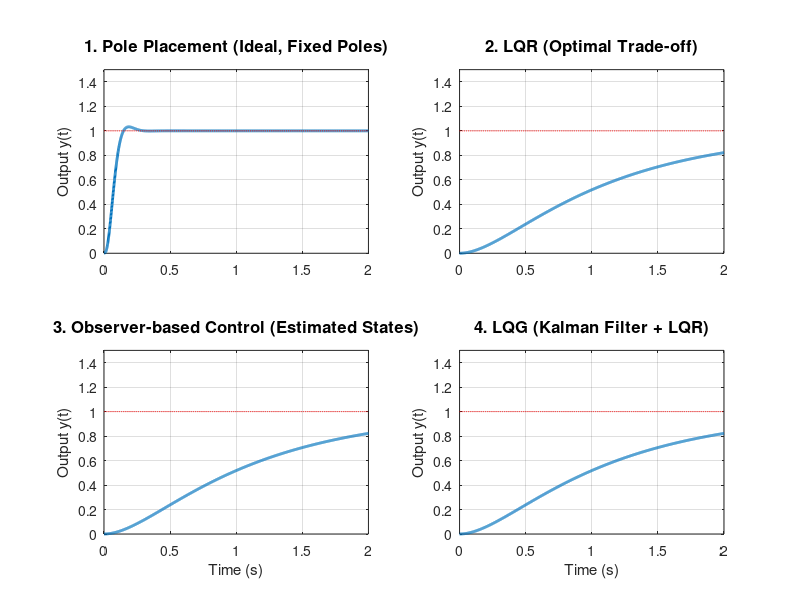

MATLAB code for this plot:
% control_demo_5_statespace.m
% State-Space Control Design: Pole Placement, LQR, Observer, LQG
% Plant: G(s) = 10 / (s^3 + 5s^2 + 4s)

%% 0. System Definition (State-Space Representation)
num = 10;
den = [1 5 4 0];
sys_tf = tf(num, den);
sys_ss = ss(sys_tf); % Convert to State-Space: dx/dt = Ax + Bu, y = Cx + Du
A = sys_ss.A;
B = sys_ss.B;
C = sys_ss.C;
D = sys_ss.D;

% Pre-scaler for reference tracking (Nbar) to get zero steady-state error
calc_Nbar = @(A,B,C,K) inv(-C*inv(A-B*K)*B);

t = 0:0.001:2; % Simulation time for fast response
r = ones(size(t)); % Step reference input

%% 1. Pole Placement (Ackermann's Formula)
% Desired closed-loop poles: ultra-fast response
p_des = [-20+20j, -20-20j, -50];
K_pp = place(A, B, p_des);
N_pp = calc_Nbar(A,B,C,K_pp);
sys_cl_pp = ss(A - B*K_pp, B*N_pp, C, D);
y_pp = lsim(sys_cl_pp, r, t);

%% 2. LQR (Linear Quadratic Regulator)
% Q: penalty on states (large Q = tight control), R: penalty on input (large R = save energy)
% Extreme Q and tiny R to demand ultra-fast response regardless of energy
Q = diag([100000, 1000, 10]); 
R = 0.001; 
K_lqr = lqr(A, B, Q, R);
N_lqr = calc_Nbar(A,B,C,K_lqr);
sys_cl_lqr = ss(A - B*K_lqr, B*N_lqr, C, D);
y_lqr = lsim(sys_cl_lqr, r, t);

%% 3. State Observer + State Feedback (Luenberger)
% We cannot measure all states, so we estimate them using C.
% Observer poles must be faster than controller poles (e.g., 5x faster)
% Shifted extremely left to keep up with the ultra-fast LQR controller
p_obs = [-50, -60, -70];
L_obs = place(A', C', p_obs)'; % L matrix

% Combine LQR controller with Observer
% Closed loop with observer: dx_e/dt = (A - L*C)*x_e (estimation error dynamics)
A_obs_cl = [A - B*K_lqr, B*K_lqr; zeros(size(A)), A - L_obs*C];
B_obs_cl = [B*N_lqr; zeros(size(B))];
C_obs_cl = [C, zeros(size(C))];
sys_cl_obs = ss(A_obs_cl, B_obs_cl, C_obs_cl, 0);
y_obs = lsim(sys_cl_obs, r, t);

%% 4. LQG (Linear Quadratic Gaussian) -> Kalman Filter + LQR
% Process noise covariance Qn, Measurement noise covariance Rn
% Extreme Qn and tiny Rn to force the Kalman filter to react instantly
Qn = 100 * eye(3);  % Process noise
Rn = 0.0001;        % Measurement noise
[L_kf, P, E] = lqe(A, eye(3), C, Qn, Rn); % Kalman filter gain

% Combine LQR with Kalman Filter
A_lqg_cl = [A - B*K_lqr, B*K_lqr; zeros(size(A)), A - L_kf*C];
B_lqg_cl = [B*N_lqr; zeros(size(B))];
C_lqg_cl = [C, zeros(size(C))];
sys_cl_lqg = ss(A_lqg_cl, B_lqg_cl, C_lqg_cl, 0);

% Simulate LQG with actual noise injected
v = sqrt(Rn)*randn(size(t)); % Sensor noise
w = sqrt(Qn(1,1))*randn(length(t), 3); % Process noise
% To simulate properly with noise, we use lsim with multi-inputs if modeled exactly,
% but for simplicity of visual comparison, we will plot the ideal response of LQG
% (showing it remains stable) and then add noise visually or via custom loop.
% Here we do a deterministic step response for fair comparison of dynamics.
y_lqg = lsim(sys_cl_lqg, r, t);


%% Visualization (4 Subplots)
figure('Position', [100, 100, 1200, 800]);

subplot(2, 2, 1);
plot(t, y_pp, 'LineWidth', 2); hold on; plot(t, r, 'r--');
title('1. Pole Placement (Ideal, Fixed Poles)', 'FontSize', 12, 'FontWeight', 'bold');
ylabel('Output y(t)'); grid on; ylim([0 1.5]);

subplot(2, 2, 2);
plot(t, y_lqr, 'LineWidth', 2); hold on; plot(t, r, 'r--');
title('2. LQR (Optimal Trade-off)', 'FontSize', 12, 'FontWeight', 'bold');
ylabel('Output y(t)'); grid on; ylim([0 1.5]);

subplot(2, 2, 3);
plot(t, y_obs, 'LineWidth', 2); hold on; plot(t, r, 'r--');
title('3. Observer-based Control (Estimated States)', 'FontSize', 12, 'FontWeight', 'bold');
xlabel('Time (s)'); ylabel('Output y(t)'); grid on; ylim([0 1.5]);

subplot(2, 2, 4);
plot(t, y_lqg, 'LineWidth', 2); hold on; plot(t, r, 'r--');
title('4. LQG (Kalman Filter + LQR)', 'FontSize', 12, 'FontWeight', 'bold');
xlabel('Time (s)'); ylabel('Output y(t)'); grid on; ylim([0 1.5]);

exportgraphics(gcf, 'state_space_comparison.png', 'Resolution', 300);
exit;
